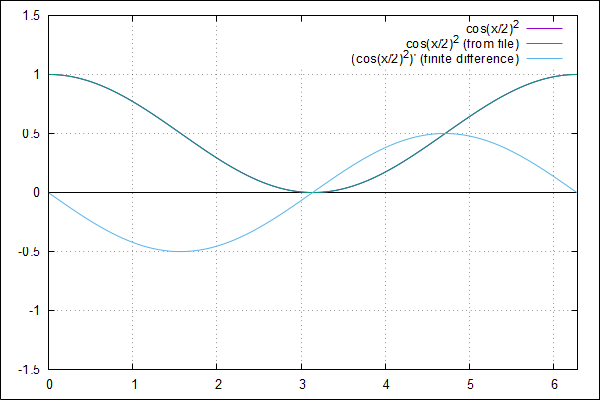

This figure's gnuplot source:
#!/usr/bin/gnuplot --persist
set terminal pngcairo transparent enhanced font "arial,10" fontscale 1.0 size 600, 400
set output 'derivative.png' #names the png file
set yrange [-1.5:1.5]
set object 1 rectangle from screen 0,0 to screen 1,1 fillcolor rgb 'white' behind #lai redzetu grafiku VSC
set grid linewidth 1
set xzeroaxis linetype -1
set yzeroaxis linetype -1
#plot [0:2*pi] sin(x)
#replot [0:2*pi] cos(x) title "cos(x)" #sin atvasinajums ir kosinuss
#replot "derivative.dat" every ::1 using 1:2 with lines title "sin(x) (from file)"
#replot "derivative.dat" every ::1 using 1:3 with lines title "sin'(x) (finite difference)" #sinusa atvasinajums ar forward difference

plot [0:2*pi] cos(x/2)*cos(x/2) title "cos(x/2)^2", \
              "derivative.dat" every ::1 using 1:2 with lines title "cos(x/2)^2 (from file)", \
               "derivative.dat" every ::1 using 1:3 with lines title "(cos(x/2)^2)' (finite difference)" #sinusa atvasinajums ar forward difference